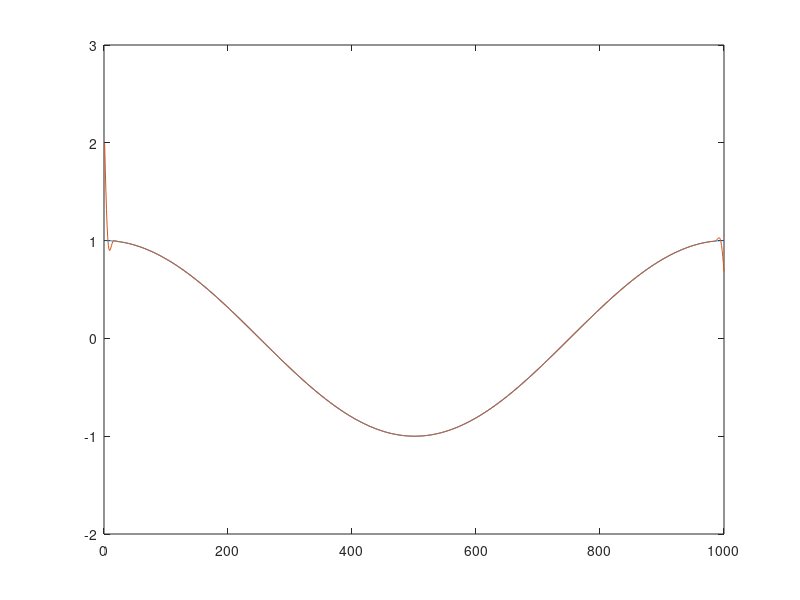
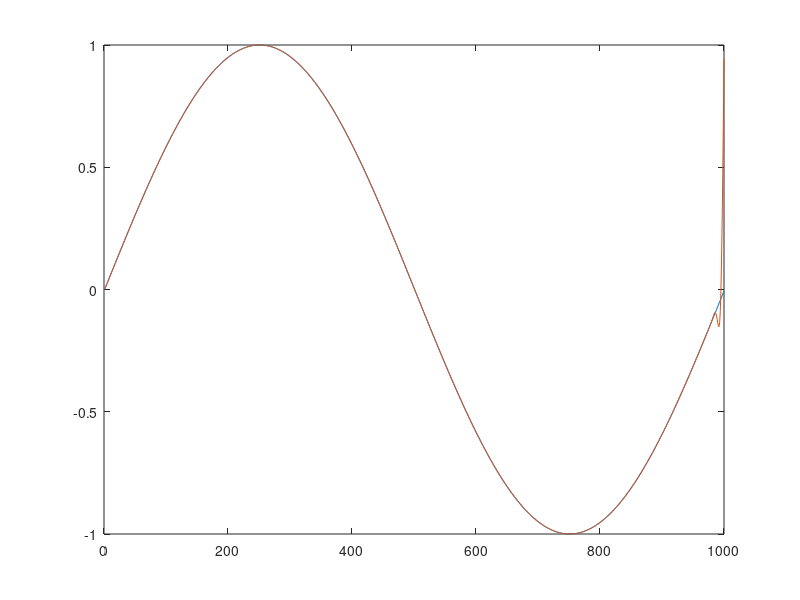

Source code (MATLAB) for these figures, in order:
% Create transmitted signal
x = exp(1i*2*pi*(0.001)*(0:999));

% Mix signal to IF
mix_sig = exp(1i*2*pi*(0.15)*(0:999));
tx_sig = real(x).*real(mix_sig) - imag(x).*imag(mix_sig);

% Compute receive dsignal
rx_sig = 2*tx_sig.*conj(mix_sig);
h = fir1(31,0.15);
rx_sig = filtfilt(h,1,rx_sig);

% Plot transmitted and received signals on same axis
% Should be the same if we are doing things right
figure(1); clf;
plot(real(x));
hold on;
plot(real(rx_sig));
figure(2); clf;
plot(imag(x));
hold on;
plot(imag(rx_sig));